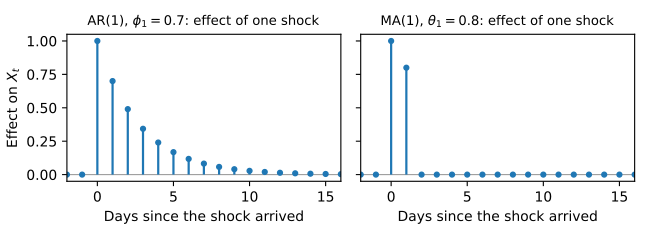

This chart was generated by the following Python code:
import numpy as np
import matplotlib.pyplot as plt
from pathlib import Path

n = 25
shock = np.zeros(n)
shock[5] = 1.0                                  # one unit shock on day 5

ar = np.zeros(n)                                # AR(1), phi = 0.7
for t in range(1, n):
    ar[t] = 0.7 * ar[t - 1] + shock[t]

ma = shock + 0.8 * np.r_[0, shock[:-1]]         # MA(1), theta = 0.8

fig, axes = plt.subplots(1, 2, figsize=(6.5, 2.4), sharey=True)
for ax, y, title in ((axes[0], ar, "AR(1), $\\phi_1 = 0.7$"),
                     (axes[1], ma, "MA(1), $\\theta_1 = 0.8$")):
    ax.axhline(0, color="0.6", lw=0.8)
    lag = np.arange(n) - 5
    ax.vlines(lag, 0, y, lw=1.6)
    ax.plot(lag, y, "o", ms=3.5)
    ax.set_xlim(-2, 16)
    ax.set_title(f"{title}: effect of one shock", fontsize=9.5)
    ax.set_xlabel("Days since the shock arrived")
axes[0].set_ylabel("Effect on $X_t$")

fig.tight_layout()
fig.savefig("fig_ma.pdf")
